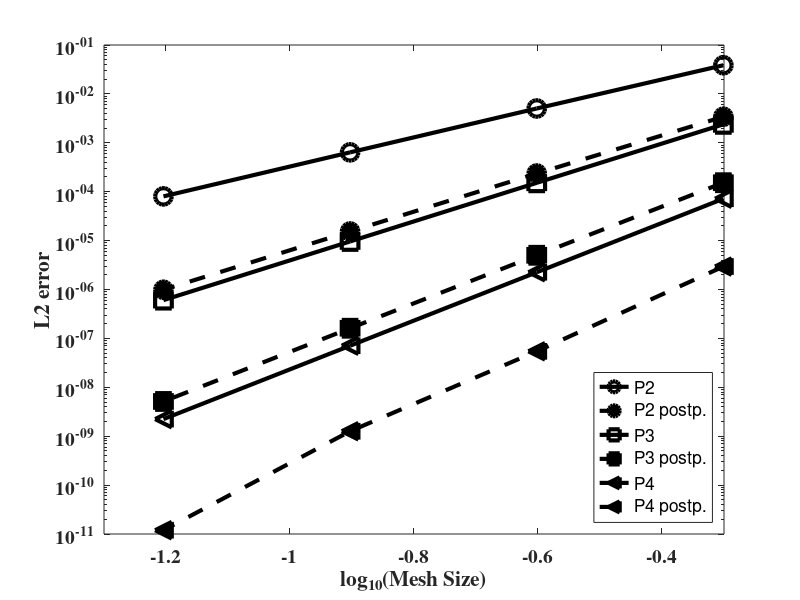

The MATLAB script that drew this image:

function convergencePlots2

%% Void Stokes Neumann convergence 
%errors=[0.038686  0.005064  0.00064361  8.0786e-05 
%          0.0024138  0.00015408  9.8132e-06  6.1829e-07 
%           7.3307e-05  2.299e-06  7.3145e-08  2.3222e-09 ] ;
% 
% 
% 
% errorspost=[0.0034473  0.00023639  1.5549e-05  9.8886e-07 
%              0.00015748   5.1044e-06  1.65e-07  5.2383e-09 
%                2.9548e-06  4.6304e-08  7.4176e-10  7.6507e-11 ];
  
%% Void Stokes Neumann convergence without mesh modification
% errors=[ 0.0386    0.0050  6.3783e-04   8.0110e-05
%          0.0024  1.5196e-04   9.6020e-06   6.0411e-07
%          7.1767e-05   2.2502e-06  7.0841e-08  2.7815e-06 ] ;
% 
% 
% 
% errorspost=[0.0034   2.3556e-04   1.5365e-05   9.8009e-07 
%        1.5266e-04    5.0096e-06   1.6123e-07   5.1202e-09 
%         2.9472e-06  5.4405e-08   1.2628e-09 2.2868e-07];

    
%% Void Stokes Neumann convergence with mesh modification
errors=[ 0.038558    0.0050339   0.00063783    8.0236e-05 
          0.0023841  0.00015196  9.602e-06  6.0601e-07 
            7.1767e-05   2.2502e-06  7.0841e-08  2.2368e-09 ] ;



errorspost=[0.0034134   0.00023556    1.5365e-05   9.8792e-07
            0.00015266  5.0096e-06  1.6123e-07  5.1307e-09 
             2.9472e-06  5.4405e-08  1.2628e-09   1.1949e-11 ];
         
         
hs = 0.5.^[1 2 3 4];
lerrors = log10(errors);
lerrorspost = log10(errorspost);
lhs = log10(hs);
figure
x0=10;
y0=10;
width=500;
height=400;
set(gcf,'units','points','position',[x0,y0,width,height])
ylim([1e-5 10^-4])
xlim([10^0.2  10^1.2])

semilogy(lhs (1,:),errors(1,:),'-ko','LineWidth',3,'MarkerSize',12)
hold on
semilogy(lhs (1,:),errorspost(1,:),'--ko','LineWidth',3,'MarkerEdgeColor','k','MarkerFaceColor','k','MarkerSize',12)
hold on


semilogy(lhs (1,:),errors(2,:),'-ks','LineWidth',3,'MarkerSize',12)
hold on
semilogy(lhs (1,:),errorspost(2,:),'--ks','LineWidth',3,'MarkerEdgeColor','k','MarkerFaceColor','k','MarkerSize',12)
hold on


semilogy(lhs (1,:),errors(3,:),'-k<','LineWidth',3,'MarkerSize',12)
hold on
semilogy(lhs (1,:),errorspost(3,:),'--k<','LineWidth',3,'MarkerEdgeColor','k','MarkerFaceColor','k','MarkerSize',12)
hold on


% semilogy(lhs (1,:),errors(4,:),'-md','LineWidth',3,'MarkerSize',12)
% hold on
% semilogy(lhs (1,:),errorspost(4,:),'--md','LineWidth',3,'MarkerEdgeColor','m','MarkerFaceColor','m','MarkerSize',12)
% hold on

[h]=legend('P2','P2 postp.','P3','P3 postp.','P4','P4 postp.','Location','southeast');
%[h]=legend('P2','P2 postp.','P3','P3 postp.','P4','P4 postp.','Location','southeast');
%h=findobj(ax,'type','axis');
%set(h(1), 'visible', 'off')    % Hides the legend's axes (legend border and background)
%set(h,'PlotBoxAspectRatioMode','manual');
%set(h,'PlotBoxAspectRatio',[1 0.8 1]);
%set(h,'FontSize',20)
%set(icons,'FontSize',30)
%set(str,'FontSize',30)
xlabel('log_{10}(Mesh Size)','FontSize',20,'fontname','times','fontweight','bold'), ylabel('L2 error','FontSize',20,'fontname','times','fontweight','bold')
set(gca,'fontsize',14,'fontweight','bold')
set(gca,'fontname','times')
ylim([1e-11 1e-1])
xlim([-1.3  -0.3])
%title('HDG','FontSize',15)
%legend boxoff 

p1slope1=(log10(errors(1,1))-log10(errors(1,2)))/(log10(0.5^1)-log10(0.5^2))
p1slope2=(log10(errors(1,2))-log10(errors(1,3)))/(log10(0.5^2)-log10(0.5^3))
p1slope3=(log10(errors(1,3))-log10(errors(1,4)))/(log10(0.5^3)-log10(0.5^4))

p2slope1=(log10(errors(2,1))-log10(errors(2,2)))/(log10(0.5^1)-log10(0.5^2))
p2slope2=(log10(errors(2,2))-log10(errors(2,3)))/(log10(0.5^2)-log10(0.5^3))
p2slope3=(log10(errors(2,3))-log10(errors(2,4)))/(log10(0.5^3)-log10(0.5^4))

p3slope1=(log10(errors(3,1))-log10(errors(3,2)))/(log10(0.5^1)-log10(0.5^2))
p3slope2=(log10(errors(3,2))-log10(errors(3,3)))/(log10(0.5^2)-log10(0.5^3))
p3slope3=(log10(errors(3,3))-log10(errors(3,4)))/(log10(0.5^3)-log10(0.5^4))

% p4slope1=(log10(errors(4,1))-log10(errors(4,2)))/(log10(0.5^1)-log10(0.5^2))
% p4slope2=(log10(errors(4,2))-log10(errors(4,3)))/(log10(0.5^2)-log10(0.5^3))
% p4slope3=(log10(errors(4,3))-log10(errors(4,4)))/(log10(0.5^3)-log10(0.5^4))


p1postslope1=(log10(errorspost(1,1))-log10(errorspost(1,2)))/(log10(0.5^1)-log10(0.5^2))
p1postslope2=(log10(errorspost(1,2))-log10(errorspost(1,3)))/(log10(0.5^2)-log10(0.5^3))
p1postslope3=(log10(errorspost(1,3))-log10(errorspost(1,4)))/(log10(0.5^3)-log10(0.5^4))

p2postslope1=(log10(errorspost(2,1))-log10(errorspost(2,2)))/(log10(0.5^1)-log10(0.5^2))
p2postslope2=(log10(errorspost(2,2))-log10(errorspost(2,3)))/(log10(0.5^2)-log10(0.5^3))
p2postslope3=(log10(errorspost(2,3))-log10(errorspost(2,4)))/(log10(0.5^3)-log10(0.5^4))

p3postslope1=(log10(errorspost(3,1))-log10(errorspost(3,2)))/(log10(0.5^1)-log10(0.5^2))
p3postslope2=(log10(errorspost(3,2))-log10(errorspost(3,3)))/(log10(0.5^2)-log10(0.5^3))
p3postslope3=(log10(errorspost(3,3))-log10(errorspost(3,4)))/(log10(0.5^3)-log10(0.5^4))

% p4postslope1=(log10(errorspost(4,1))-log10(errorspost(4,2)))/(log10(0.5^1)-log10(0.5^2))
% p4postslope2=(log10(errorspost(4,2))-log10(errorspost(4,3)))/(log10(0.5^2)-log10(0.5^3))
% p4postslope3=(log10(errorspost(4,3))-log10(errorspost(4,4)))/(log10(0.5^3)-log10(0.5^4))


% % hs = 0.5.^[3 4 5];
% % lhs = log10(hs);
% % figure (20)
% % 
% % semilogy(lhs (1,:),errors(1,:),'-ko','LineWidth',1)
% % hold on
% % semilogy(lhs (1,:),errors(2,:),'-k>','LineWidth',1)
% % hold on
% % semilogy(lhs (1,:),errors(3,:),'-ks','LineWidth',1)
% % 
% % semilogy(lhs (1,:),errorspost(1,:),'--ko','LineWidth',1)
% % hold on
% % semilogy(lhs (1,:),errorspost(2,:),'--k>','LineWidth',1)
% % hold on
% % semilogy(lhs (1,:),errorspost(3,:),'--ks','LineWidth',1)
% % 
% % legend('P2','P3','P4','P2 postprocesed','P3 postprocesed','P4 postprocesed')
% % xlabel('log_{10}(h)(Mesh Size)'), ylabel('L2 error')
% % title('Convergence Adapted HDG')




% % slopesFirstSegment = (lerrorspost(end,:)-lerrorspost(end-1,:))/(lhs(end)-lhs(end-1));
% % slopesSecondSegment = (lerrorspost(end-1,:)-lerrorspost(end-2,:))/(lhs(end-1)-lhs(end-2));
% %  SlopeTriangles (lhs,lerrorspost,slopesFirstSegment);
% %  
 